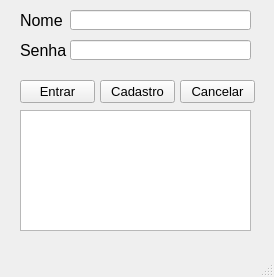
<?xml version="1.0" encoding="UTF-8"?>
<ui version="4.0">
 <class>MainWindow</class>
 <widget class="QMainWindow" name="MainWindow">
  <property name="geometry">
   <rect>
    <x>0</x>
    <y>0</y>
    <width>274</width>
    <height>277</height>
   </rect>
  </property>
  <property name="windowTitle">
   <string>MainWindow</string>
  </property>
  <widget class="QWidget" name="centralwidget">
   <widget class="QPushButton" name="pushButton">
    <property name="geometry">
     <rect>
      <x>20</x>
      <y>80</y>
      <width>75</width>
      <height>23</height>
     </rect>
    </property>
    <property name="font">
     <font>
      <pointsize>10</pointsize>
     </font>
    </property>
    <property name="text">
     <string>Entrar</string>
    </property>
   </widget>
   <widget class="QPushButton" name="pushButton_2">
    <property name="geometry">
     <rect>
      <x>180</x>
      <y>80</y>
      <width>75</width>
      <height>23</height>
     </rect>
    </property>
    <property name="font">
     <font>
      <pointsize>10</pointsize>
     </font>
    </property>
    <property name="text">
     <string>Cancelar</string>
    </property>
   </widget>
   <widget class="QLabel" name="label">
    <property name="geometry">
     <rect>
      <x>20</x>
      <y>10</y>
      <width>61</width>
      <height>21</height>
     </rect>
    </property>
    <property name="font">
     <font>
      <pointsize>12</pointsize>
     </font>
    </property>
    <property name="text">
     <string>Nome</string>
    </property>
   </widget>
   <widget class="QLabel" name="label_2">
    <property name="geometry">
     <rect>
      <x>20</x>
      <y>40</y>
      <width>51</width>
      <height>21</height>
     </rect>
    </property>
    <property name="font">
     <font>
      <pointsize>12</pointsize>
     </font>
    </property>
    <property name="text">
     <string>Senha</string>
    </property>
   </widget>
   <widget class="QLineEdit" name="lineEdit">
    <property name="geometry">
     <rect>
      <x>70</x>
      <y>40</y>
      <width>181</width>
      <height>20</height>
     </rect>
    </property>
   </widget>
   <widget class="QLineEdit" name="lineEdit_2">
    <property name="geometry">
     <rect>
      <x>70</x>
      <y>10</y>
      <width>181</width>
      <height>20</height>
     </rect>
    </property>
   </widget>
   <widget class="QPushButton" name="pushButton_3">
    <property name="geometry">
     <rect>
      <x>100</x>
      <y>80</y>
      <width>75</width>
      <height>23</height>
     </rect>
    </property>
    <property name="font">
     <font>
      <pointsize>10</pointsize>
     </font>
    </property>
    <property name="text">
     <string>Cadastro</string>
    </property>
   </widget>
   <widget class="QTextBrowser" name="textBrowser">
    <property name="geometry">
     <rect>
      <x>20</x>
      <y>110</y>
      <width>231</width>
      <height>121</height>
     </rect>
    </property>
   </widget>
  </widget>
  <widget class="QMenuBar" name="menubar">
   <property name="geometry">
    <rect>
     <x>0</x>
     <y>0</y>
     <width>274</width>
     <height>21</height>
    </rect>
   </property>
  </widget>
  <widget class="QStatusBar" name="statusbar"/>
 </widget>
 <resources/>
 <connections/>
</ui>
